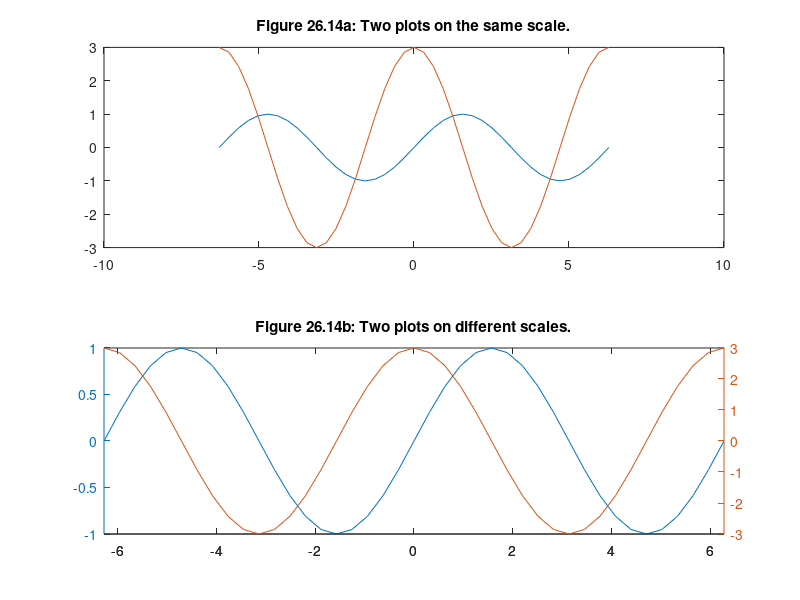

Write the MATLAB code that produced this figure.
% mm2614.m
x = -2*pi:pi/10:2*pi;
y = sin(x);
z = 3*cos(x);
subplot(2,1,1), plot(x,y,x,z)
title('Figure 26.14a: Two plots on the same scale.');
subplot(2,1,2), plotyy(x,y,x,z)
title('Figure 26.14b: Two plots on different scales.');
